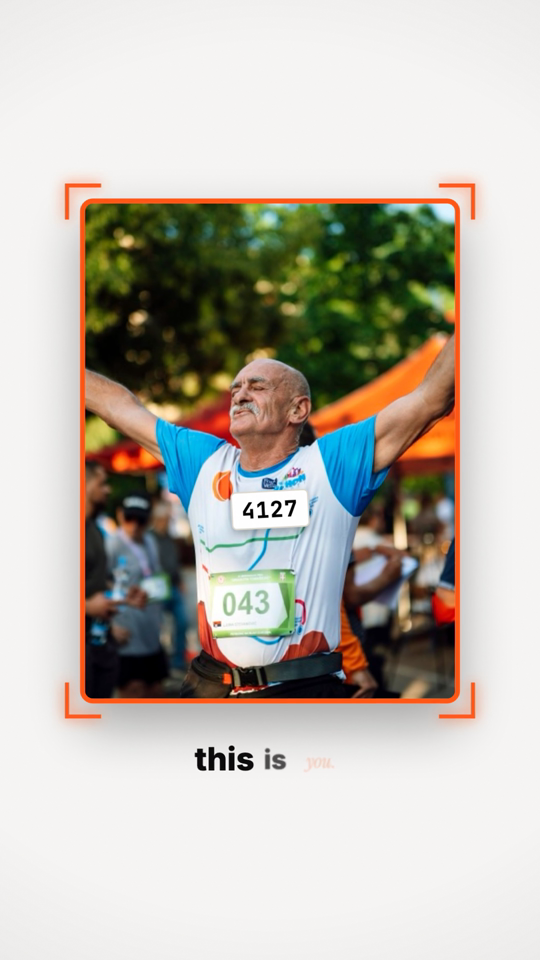
#> input picture examples/bib-4127.png, 540 x 960 px
$ python score_shots.py ../examples/bib-4127.png   (older library calls are emulated)
#> lines starting #> are read from the running program, lines starting #| are printed output that depends on the picture
#!/usr/bin/env python3
"""reelkit shot scorer — rank candidate clips/images by cinematographic quality, keep the best.

Scores each input on exposure, sharpness, and face framing (rule-of-thirds + headroom), then
prints a ranked list so you select the best-lit, best-composed takes and drop the rest. This is
the cheap CV pass; for finer judgement, hand the top frames to Claude with the cinematography
rubric. Uses only opencv + numpy (already in requirements).

Usage:  python3 score_shots.py <file-or-dir> [more files...]  [--top N]
"""
import sys, os, glob, cv2, numpy as np

FACE = cv2.CascadeClassifier(cv2.data.haarcascades + 'haarcascade_frontalface_default.xml')
VID = ('.mp4', '.mov', '.m4v', '.webm'); IMG = ('.png', '.jpg', '.jpeg', '.webp')

def frames(path, n=5):
#> called with path = '../examples/bib-4127.png', n = 5
    if path.lower().endswith(IMG):
        im = cv2.imread(path); return [im] if im is not None else []
#> in frames, im is the input picture: shape (960, 540, 3); mean B, G, R 176.5, 185.2, 189.3
    c = cv2.VideoCapture(path); total = int(c.get(cv2.CAP_PROP_FRAME_COUNT)) or 1
    out = []
    for i in range(n):
        c.set(cv2.CAP_PROP_POS_FRAMES, int(total * (i + 0.5) / n))
        ok, fr = c.read()
        if ok: out.append(fr)
    c.release(); return out

def exposure(g):
    m = g.mean() / 255.0                       # want ~0.35-0.6
    clip = ((g < 6).mean() + (g > 249).mean()) # fraction crushed/blown
    return max(0, 1 - abs(m - 0.47) / 0.47) * (1 - min(clip * 4, 1))

def sharp(g):
    v = cv2.Laplacian(g, cv2.CV_64F).var()     # focus / detail
    return min(v / 400.0, 1.0)

def framing(g):
    h, w = g.shape
    faces = FACE.detectMultiScale(g, 1.2, 5, minSize=(int(w*0.06), int(w*0.06)))
    if len(faces) == 0:
        return 0.5                              # no face: neutral (could be product/wide)
    x, y, fw, fh = max(faces, key=lambda f: f[2] * f[3])
    cx, cy = (x + fw / 2) / w, (y + fh / 2) / h
    thirds = 1 - min(abs(cy - 1/3), abs(cy - 2/3)) / 0.33   # eyes near a third line
    headroom = 1 - min(abs(y / h - 0.12) / 0.12, 1)         # a little space above the head
    centered = 1 - min(abs(cx - 0.5) / 0.5, 1) * 0.5        # roughly framed horizontally
    return float(np.clip(0.45 * thirds + 0.3 * headroom + 0.25 * centered, 0, 1))

def score(path):
    fs = frames(path)
#> fs = 1 item
    if not fs: return None
    e = s = f = 0
    for fr in fs:
        g = cv2.cvtColor(fr, cv2.COLOR_BGR2GRAY)
        e += exposure(g); s += sharp(g); f += framing(g)
#> this loop made 1 pass
#> (m in exposure, clip in exposure, e, v in sharp, s, h in framing, w in framing, f) on pass 1: (0.727, 0.0153, 0.426, 164.5, 0.411, 960, 540, 0.5)
#> pass 1, in score, `g = cv2.cvtColor(fr, cv2.COLOR_BGR2GRAY)`:
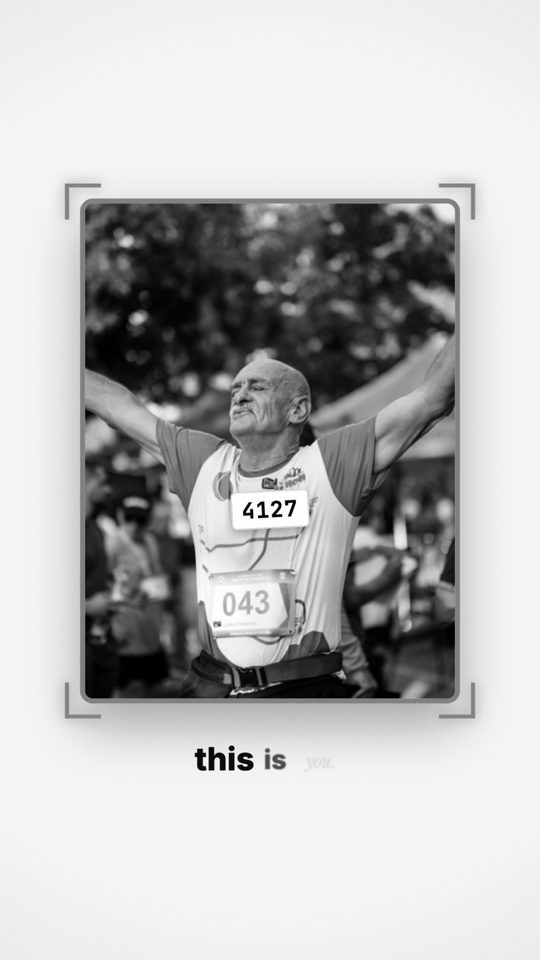
#> g: shape (960, 540); min 0, max 255, mean 185.3
#> after the loop, e = 0.426; f = 0.5; s = 0.411
    n = len(fs); e, s, f = e/n, s/n, f/n
#> after `n = len(fs)`: n = 1
    total = 0.4 * e + 0.3 * s + 0.3 * f         # exposure weighted highest (lighting)
#> total = 0.444
    return {'file': path, 'score': total, 'exposure': e, 'sharp': s, 'framing': f}

def main():
    args = [a for a in sys.argv[1:] if a != '--top']
    top = 0
    if '--top' in sys.argv:
        top = int(sys.argv[sys.argv.index('--top') + 1]); args = [a for a in args if not a.isdigit()]
    paths = []
    for a in args:
        paths += [a] if os.path.isfile(a) else glob.glob(os.path.join(a, '*'))
    paths = [p for p in paths if p.lower().endswith(VID + IMG)]
    rows = [r for r in (score(p) for p in paths) if r]
#> rows = 1 item
    rows.sort(key=lambda r: -r['score'])
    print(f"{'score':>6} {'expo':>5} {'sharp':>5} {'frame':>5}  file")
    for r in rows:
        print(f"{r['score']:6.2f} {r['exposure']:5.2f} {r['sharp']:5.2f} {r['framing']:5.2f}  {os.path.basename(r['file'])}")
#> this loop made 1 pass
#|   0.44  0.43  0.41  0.50  bib-4127.png
    keep = rows[:top] if top else rows
#> keep = 1 item
    print('\nKEEP:', ' '.join(os.path.basename(r['file']) for r in keep) or '(none)')
#| KEEP: bib-4127.png

if __name__ == '__main__':
    main()

$ run again, on examples/fest-mode.png
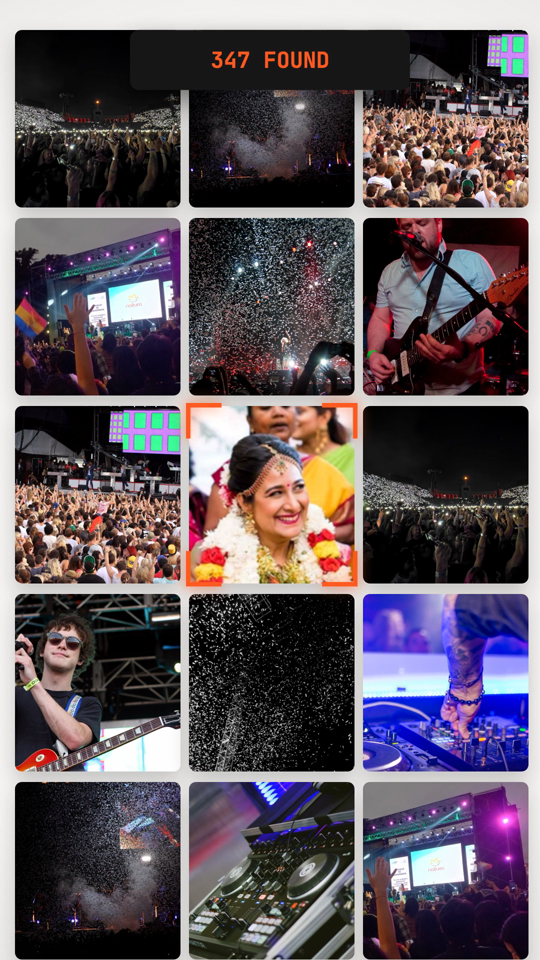
#> input picture examples/fest-mode.png, 540 x 960 px
#> in frames, im is the input picture: shape (960, 540, 3); mean B, G, R 93.5, 85.8, 95.4
#> fs = 1 item
#> the loop in score, `for fr in fs:` made 1 pass
#> (m in exposure, clip in exposure, e, v in sharp, s, h in framing, w in framing, faces in framing) on pass 1: (0.351, 0.136, 0.341, 2761.3, 1, 960, 540, [[36, 623, 54, 54], [250, 463, 75, 75]])
#> pass 1, in score, `g = cv2.cvtColor(fr, cv2.COLOR_BGR2GRAY)`:
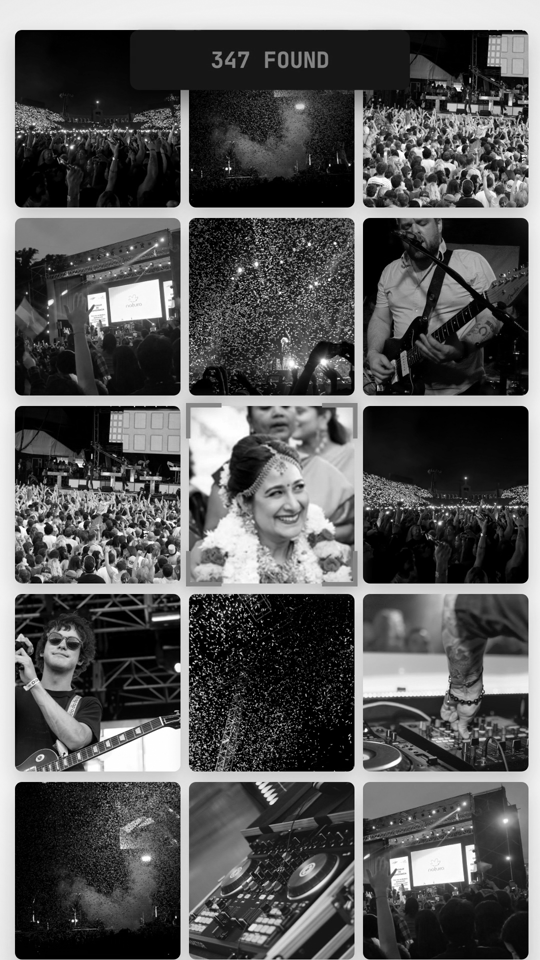
#> g: shape (960, 540); min 0, max 255, mean 89.5
#> after the loop in score, `for fr in fs:`: e = 0.341; f = 0.494; s = 1
#> total = 0.585
#> rows = 1 item
#> the loop in main, `for r in rows:` made 1 pass
#|   0.58  0.34  1.00  0.49  fest-mode.png
#| KEEP: fest-mode.png
